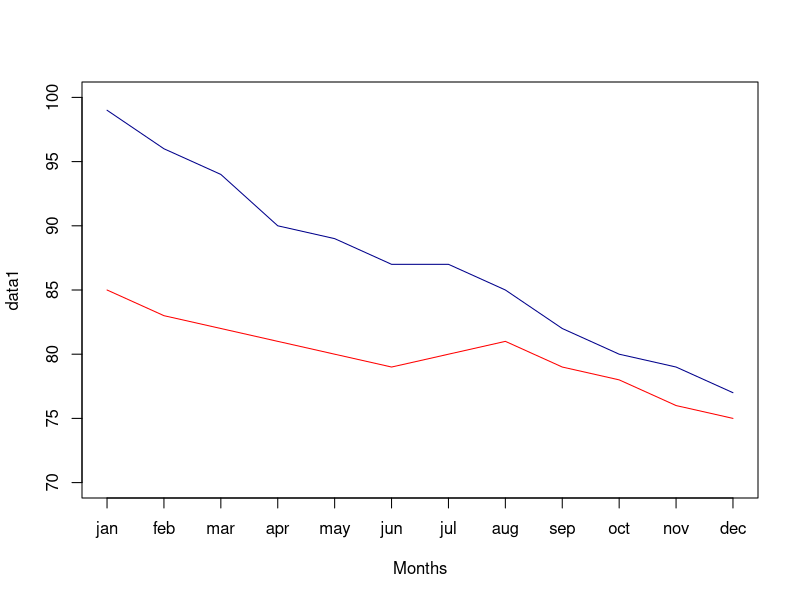

Write the R code that produced this figure.
# viljum testa hvort hægt sé að:
#   a) nota texta sem merkingar á x-ásnum
#   b) teikna fleiri en eina línu inná sama grafið

# búum þess vegna til prófunargögn
months <- c('jan','feb','mar','apr','may','jun','jul','aug','sep','oct','nov','dec')
data1 <- c(99,96,94,90,89,87,87,85,82,80,79,77)
data2 <- c(85,83,82,81,80,79,80,81,79,78,76,75)

# byrjum svo á því að plotta fyrstu línuna með gögnum úr data1 og stillum það sem þarf að stilla:
# ath1: ylim = c(70,100) setur min og max gildi á y-ásinn.
# ath2: það þarf að hindra að x-ásinn sé merktur og það er gert með xaxt = 'n'
plot(data1, xaxt = 'n', type = 'l', xlab = 'Months', col = 'darkblue', ylim = c(70,100))
# lína plottuð ,með gögnum úr data2
lines(xaxt = 'n', data2, col = 'red')
# hérna eru svo mánaðaheitin sett á x-ásinn.
axis(1, at=1:12, labels = months)